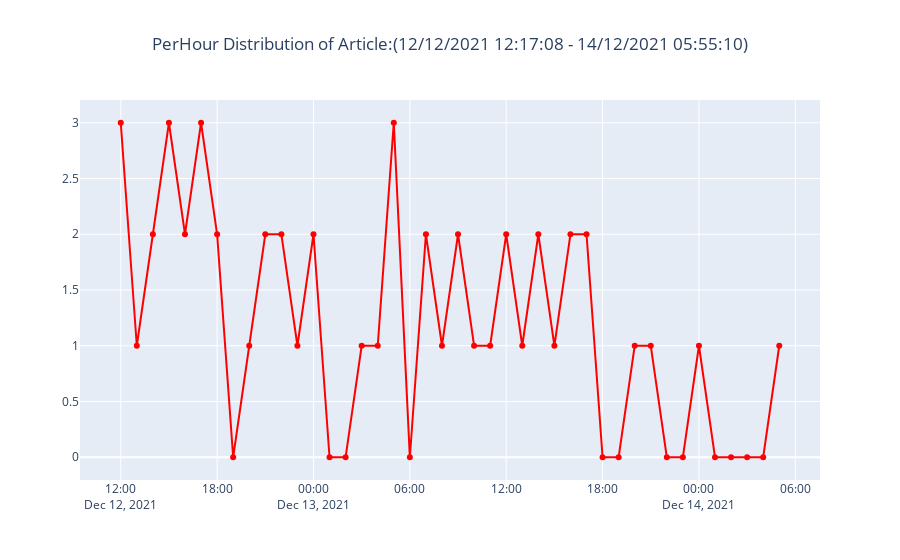

The notebook cell this image was saved under:
### Code cell
#plot per hour 
fig = go.Figure(go.Scatter(x= perh['pdate'],
                          y=perh['source'],
                          mode ='markers+lines',
                          name ="Submissions",
                          marker_color = 'red'))
fig.update_layout(
    title_text = 'PerHour Distribution of Article:({} - {})'.format(art['pdate'][0].strftime("%d/%m/%Y %H:%M:%S"),
                                                       art['pdate'][49].strftime("%d/%m/%Y %H:%M:%S")),template="plotly_",
    title_x=0.5)
fig.show ()

### Figure 1 — Plotly figure (JSON) as saved in the notebook; plotly's stock layout.template omitted (floating-point values rounded to 4 significant figures)
{"data": [{"marker": {"color": "red"}, "mode": "markers+lines", "name": "Submissions", "type": "scatter", "x": ["2021-12-12T12:00:00", "2021-12-12T13:00:00", "2021-12-12T14:00:00", "2021-12-12T15:00:00", "2021-12-12T16:00:00", "2021-12-12T17:00:00", "2021-12-12T18:00:00", "2021-12-12T19:00:00", "2021-12-12T20:00:00", "2021-12-12T21:00:00", "2021-12-12T22:00:00", "2021-12-12T23:00:00", "2021-12-13T00:00:00", "2021-12-13T01:00:00", "2021-12-13T02:00:00", "2021-12-13T03:00:00", "2021-12-13T04:00:00", "2021-12-13T05:00:00", "2021-12-13T06:00:00", "2021-12-13T07:00:00", "2021-12-13T08:00:00", "2021-12-13T09:00:00", "2021-12-13T10:00:00", "2021-12-13T11:00:00", "2021-12-13T12:00:00", "2021-12-13T13:00:00", "2021-12-13T14:00:00", "2021-12-13T15:00:00", "2021-12-13T16:00:00", "2021-12-13T17:00:00", "2021-12-13T18:00:00", "2021-12-13T19:00:00", "2021-12-13T20:00:00", "2021-12-13T21:00:00", "2021-12-13T22:00:00", "2021-12-13T23:00:00", "2021-12-14T00:00:00", "2021-12-14T01:00:00", "2021-12-14T02:00:00", "2021-12-14T03:00:00", "2021-12-14T04:00:00", "2021-12-14T05:00:00"], "y": [3, 1, 2, 3, 2, 3, 2, 0, 1, 2, 2, 1, 2, 0, 0, 1, 1, 3, 0, 2, 1, 2, 1, 1, 2, 1, 2, 1, 2, 2, 0, 0, 1, 1, 0, 0, 1, 0, 0, 0, 0, 1]}], "layout": {"title": {"text": "PerHour Distribution of Article:(12/12/2021 12:17:08 - 14/12/2021 05:55:10)", "x": 0.5}}}
